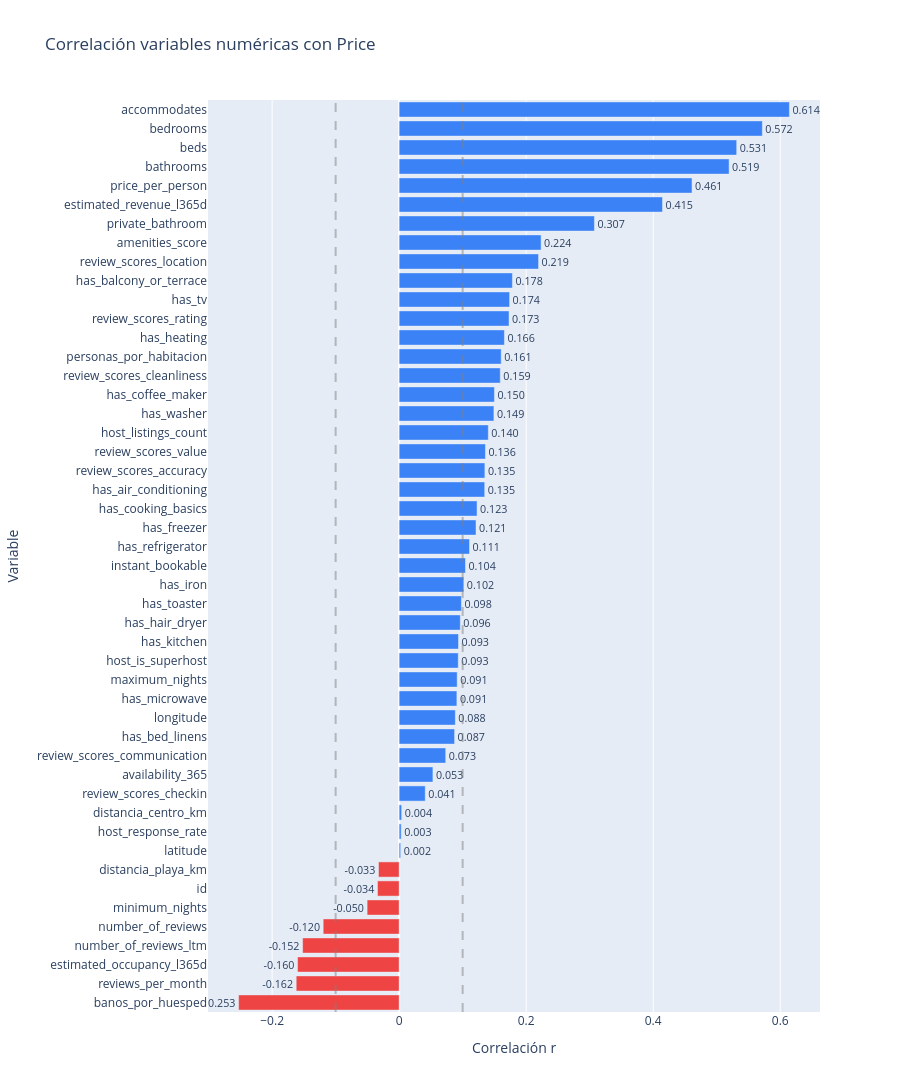

The notebook cell this image was saved under:
### Markdown cell above
#### Matriz correlación

### Code cell
#Correlacion de las columnas con el precio por noche
import matplotlib.pyplot as plt
import seaborn as sns
import numpy as np
import plotly.graph_objects as go

correlacion = df_filtrado.corr(numeric_only=True)['price'].drop('price').sort_values()

colors = ['#ef4444' if v < 0 else '#3b82f6' for v in correlacion.values]

fig = go.Figure(go.Bar(
    x=correlacion.values,
    y=correlacion.index,
    orientation='h',
    marker_color=colors,
    text=[f"{v:.3f}" for v in correlacion.values],
    textposition='outside'
))

fig.update_layout(title="Correlación variables numéricas con Price", height=1400)
fig.update_xaxes(title_text="Correlación r")
fig.update_yaxes(title_text="Variable")
fig.add_vline(x=0.1, line_dash="dash", line_color="gray", opacity=0.5)
fig.add_vline(x=-0.1, line_dash="dash", line_color="gray", opacity=0.5)
fig.show()

# Guardar como imagen
#fig.write_image('../data/correlacion_precio.png', width=1400, height=1400, scale=2)
print("Imagen guardada en ../data/correlacion_precio.png")

### Figure 1 — Plotly figure (JSON) as saved in the notebook; plotly's stock layout.template omitted (floating-point values rounded to 4 significant figures)
{"data": [{"marker": {"color": ["#ef4444", "#ef4444", "#ef4444", "#ef4444", "#ef4444", "#ef4444", "#ef4444", "#ef4444", "#3b82f6", "#3b82f6", "#3b82f6", "#3b82f6", "#3b82f6", "#3b82f6", "#3b82f6", "#3b82f6", "#3b82f6", "#3b82f6", "#3b82f6", "#3b82f6", "#3b82f6", "#3b82f6", "#3b82f6", "#3b82f6", "#3b82f6", "#3b82f6", "#3b82f6", "#3b82f6", "#3b82f6", "#3b82f6", "#3b82f6", "#3b82f6", "#3b82f6", "#3b82f6", "#3b82f6", "#3b82f6", "#3b82f6", "#3b82f6", "#3b82f6", "#3b82f6", "#3b82f6", "#3b82f6", "#3b82f6", "#3b82f6", "#3b82f6", "#3b82f6", "#3b82f6", "#3b82f6"]}, "orientation": "h", "text": ["-0.253", "-0.162", "-0.160", "-0.152", "-0.120", "-0.050", "-0.034", "-0.033", "0.002", "0.003", "0.004", "0.041", "0.053", "0.073", "0.087", "0.088", "0.091", "0.091", "0.093", "0.093", "0.096", "0.098", "0.102", "0.104", "0.111", "0.121", "0.123", "0.135", "0.135", "0.136", "0.140", "0.149", "0.150", "0.159", "0.161", "0.166", "0.173", "0.174", "0.178", "0.219", "0.224", "0.307", "0.415", "0.461", "0.519", "0.531", "0.572", "0.614"], "textposition": "outside", "type": "bar", "x": [-0.2528, -0.1621, -0.1599, -0.152, -0.1196, -0.05043, -0.03412, -0.03251, 0.002398, 0.003234, 0.003963, 0.0411, 0.05317, 0.07335, 0.08732, 0.08846, 0.09089, 0.09139, 0.09305, 0.09346, 0.09632, 0.09805, 0.1019, 0.1044, 0.1108, 0.121, 0.1227, 0.1348, 0.135, 0.1359, 0.1404, 0.1492, 0.15, 0.1592, 0.1607, 0.1658, 0.173, 0.1739, 0.1783, 0.2195, 0.2235, 0.3075, 0.4146, 0.4611, 0.5195, 0.5314, 0.5718, 0.6144], "y": ["banos_por_huesped", "reviews_per_month", "estimated_occupancy_l365d", "number_of_reviews_ltm", "number_of_reviews", "minimum_nights", "id", "distancia_playa_km", "latitude", "host_response_rate", "distancia_centro_km", "review_scores_checkin", "availability_365", "review_scores_communication", "has_bed_linens", "longitude", "has_microwave", "maximum_nights", "host_is_superhost", "has_kitchen", "has_hair_dryer", "has_toaster", "has_iron", "instant_bookable", "has_refrigerator", "has_freezer", "has_cooking_basics", "has_air_conditioning", "review_scores_accuracy", "review_scores_value", "host_listings_count", "has_washer", "has_coffee_maker", "review_scores_cleanliness", "personas_por_habitacion", "has_heating", "review_scores_rating", "has_tv", "has_balcony_or_terrace", "review_scores_location", "amenities_score", "private_bathroom", "estimated_revenue_l365d", "price_per_person", "bathrooms", "beds", "bedrooms", "accommodates"]}], "layout": {"height": 1400, "shapes": [{"line": {"color": "gray", "dash": "dash"}, "opacity": 0.5, "type": "line", "x0": 0.1, "x1": 0.1, "xref": "x", "y0": 0, "y1": 1, "yref": "y domain"}, {"line": {"color": "gray", "dash": "dash"}, "opacity": 0.5, "type": "line", "x0": -0.1, "x1": -0.1, "xref": "x", "y0": 0, "y1": 1, "yref": "y domain"}], "title": {"text": "Correlación variables numéricas con Price"}, "xaxis": {"title": {"text": "Correlación r"}}, "yaxis": {"title": {"text": "Variable"}}}}
